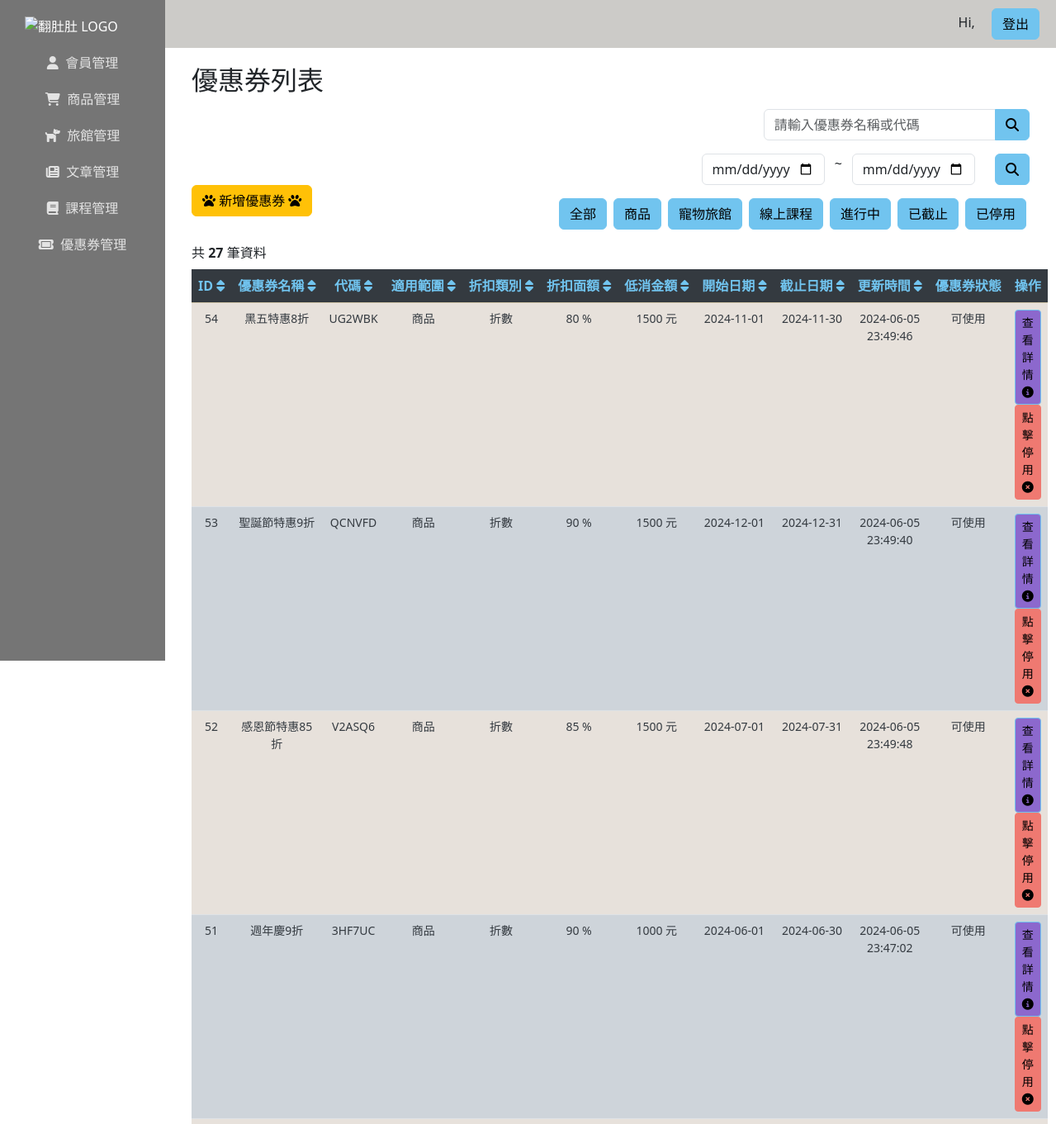
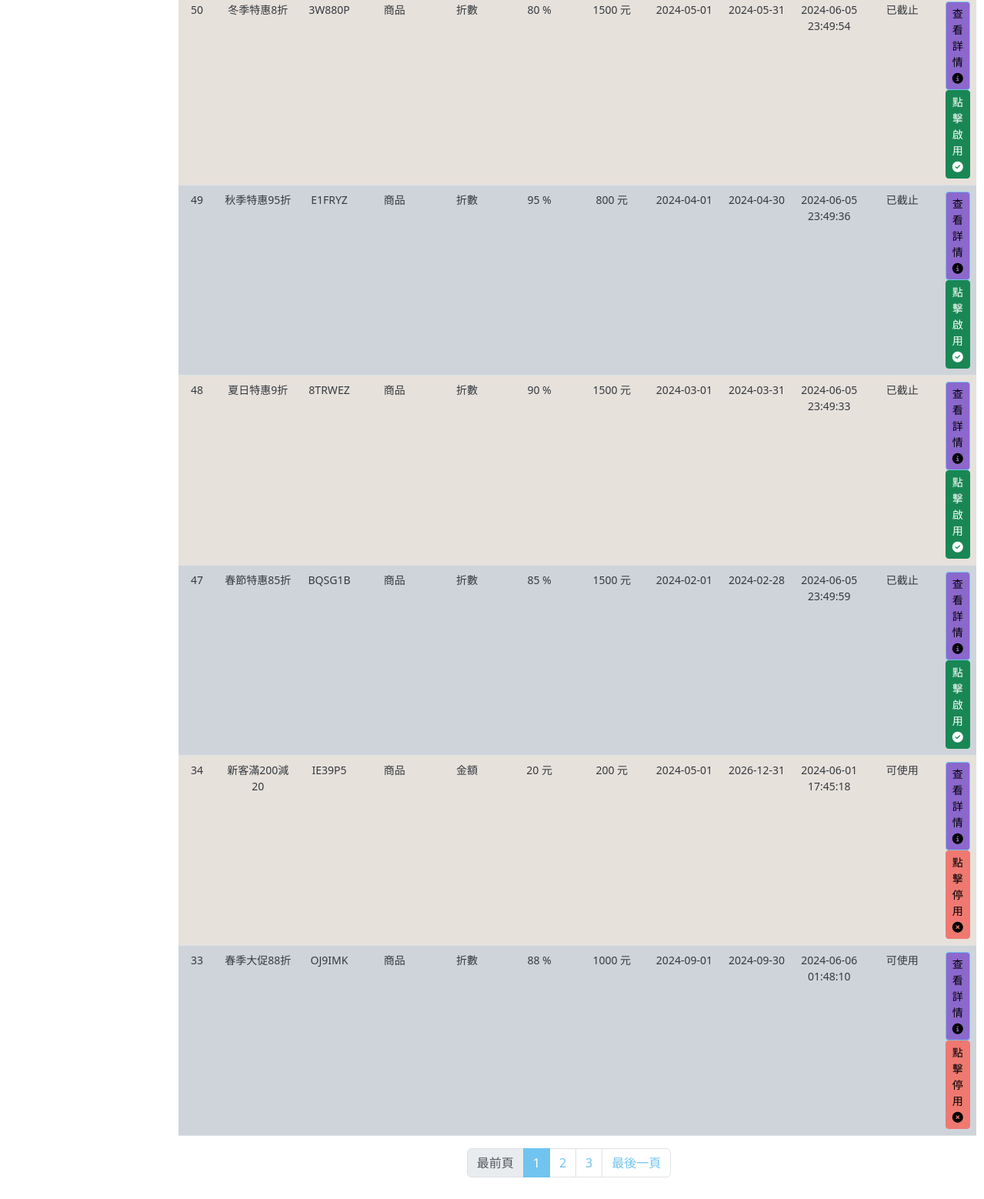
The page /coupon/coupons.php?category=1 on the database its author committed (2 pictures, top to bottom).
### tables this page shows
CREATE TABLE `coupons` (
  `id` int(6) UNSIGNED NOT NULL,
  `name` varchar(20) NOT NULL,
  `code` varchar(20) NOT NULL,
  `category` int(10) NOT NULL,
  `coupontype` varchar(10) NOT NULL,
  `value` decimal(5,0) NOT NULL,
  `description` varchar(50) NOT NULL,
  `min_limit` decimal(5,0) NOT NULL,
  `start_date` date NOT NULL,
  `end_date` date NOT NULL,
  `created_at` timestamp NOT NULL DEFAULT current_timestamp() ON UPDATE current_timestamp(),
  `status` int(5) NOT NULL DEFAULT 1
);

CREATE TABLE `coupons_category` (
  `id` int(5) NOT NULL,
  `name` varchar(20) NOT NULL
);

### coupon/coupons.php (the view, shortened to what this page needs)
<?php
require_once("../db_connect.php");
$conn->set_charset("utf8mb4");
$order_by = isset($_GET["order_by"]) ? $_GET["order_by"] : "id";
$order = isset($_GET["order"]) ? $_GET["order"] : "DESC";
$orderClause = "";
switch ($order_by) {
    case "id":
        $orderClause = "ORDER BY id " . $order;
        break;
}
$perPage = 10;
$search = isset($_GET["search"]) ? $_GET["search"] : "";
$category = isset($_GET["category"]) ? $_GET["category"] : "all";
$categoryClause = "";
if ($category != "all") {
    if ($category == "active") {
        $categoryClause = "AND status = 1 AND start_date <= NOW() AND end_date >= NOW()";
    } elseif ($category == "expired") {
        $categoryClause = "AND end_date < NOW() ";
    } elseif ($category == "inactive") {
        $categoryClause = "AND status = 0 ";
    } else {
        $categoryClause = "AND category = " . intval($category) . " ";
    }
}
$page = isset($_GET["page"]) ? $_GET["page"] : 1;
$firstItem = ($page - 1) * $perPage;
$start_date = isset($_GET["start_date"]) ? $_GET["start_date"] : "";
$end_date = isset($_GET["end_date"]) ? $_GET["end_date"] : "";
$dateClause = "";
if (!empty($search)) {
    $sql = "SELECT coupons.*, coupons_category.name AS category_name FROM coupons
    JOIN coupons_category ON coupons.category = coupons_category.id
    WHERE (coupons.name LIKE '%$search%' OR coupons.code LIKE '%$search%') $categoryClause $dateClause $orderClause LIMIT $firstItem, $perPage";
} else {
    $sql = "SELECT coupons.*, coupons_category.name AS category_name FROM coupons
    JOIN coupons_category ON coupons.category = coupons_category.id
    WHERE 1 $categoryClause $dateClause $orderClause LIMIT $firstItem, $perPage";
}
$totalCountSql = "SELECT COUNT(*) AS total FROM coupons
WHERE (coupons.name LIKE '%$search%' OR coupons.code LIKE '%$search%') $categoryClause $dateClause";
$totalCountResult = $conn->query($totalCountSql);
$totalCountRow = $totalCountResult->fetch_assoc();
$couponCount = $totalCountRow["total"];
$pageCount = ceil($couponCount / $perPage);
$result = $conn->query($sql);
$rows = $result->fetch_all(MYSQLI_ASSOC);
function getOrderLink($column, $current_order_by, $current_order)
{
    $new_order = $current_order_by == $column && $current_order == 'ASC' ? 'DESC' : 'ASC';
    return "?order_by=$column&order=$new_order";
}
?>
<!doctype html>
<html lang="en">
<head>
    <?php include("/xampp/htdocs/Fundodo/tools/common-head.php"); ?>
</head>
<body>
    <div class="d-flex">
        <?php include("/xampp/htdocs/Fundodo/dashboard/dashboard-aside.php"); ?>
        <div class="w-100">
            <?php include("/xampp/htdocs/Fundodo/dashboard/dashboard-header.php"); ?>
            <div class="db_content">
                <div class="container-fluid ">
                    <h2 class="text-start">優惠券列表</h2>
                    <form action="">
                        <div class="row my-3 justify-content-end">
                            <div class="col-md-4">
                                <div class="input-group">
                                    <input type="text" class="form-control" placeholder="請輸入優惠券名稱或代碼" name="search" value="<?= $search ?>">
                                    <button class="btn btn-primary btn" type="submit"><i class="fa-solid fa-magnifying-glass"></i></button>
                                </div>
                            </div>
                        </div>
                        <div class="row justify-content-end">
                            <div class="col-md-2">
                                <input type="date" class="form-control" name="start_date" value="<?= $start_date ?>">
                            </div>
                            ~
                            <div class="col-md-2">
                                <input type="date" class="form-control" name="end_date" value="<?= $end_date ?>">
                            </div>
                            <div class="col-md-auto">
                                <button type="submit" class="btn btn-primary"><i class="fa-solid fa-magnifying-glass"></i></button>
                            </div>
                        </div>
                        <div class="d-flex justify-content-between">
                            <div class="mb-3">
                                <a class="btn btn-warning" href="create-coupon.php"><i class="fa-solid fa-paw"></i> 新增優惠券 <i class="fa-solid fa-paw"></i></a>
                            </div>
                            <div class="d-flex justify-content-center my-3">
                                <a class="btn btn-primary mx-1" href="coupons.php?category=all">全部</a>
                                <a class="btn btn-primary mx-1" href="coupons.php?category=1">商品</a>
                                <a class="btn btn-primary mx-1" href="coupons.php?category=2">寵物旅館</a>
                                <a class="btn btn-primary mx-1" href="coupons.php?category=3">線上課程</a>
                                <a class="btn btn-primary mx-1" href="coupons.php?category=active">進行中</a>
                                <a class="btn btn-primary mx-1" href="coupons.php?category=expired">已截止</a>
                                <a class="btn btn-primary mx-1" href="coupons.php?category=inactive">已停用</a>
                            </div>
                        </div>
                    </form>
                    <div class="pb-2">
    <?php
    $searchMessage = "";
    if (!empty($searchMessage)) {
        echo $searchMessage . "共 <strong>$couponCount</strong> 筆資料";
    } else {
        echo "共 <strong>$couponCount</strong> 筆資料";
    }
    ?>
</div>
                    <div class="couponList">
                        <?php if ($result->num_rows > 0) : ?>
                            <table class="table table-1d table-hover">
                                <thead>
                                    <tr class="table-warning">
                                        <th><a href="<?= getOrderLink("id", $order_by, $order) ?>">ID <i class="fa-solid fa-sort"></i></a></th>
                                        <th><a href="<?= getOrderLink("name", $order_by, $order) ?>">優惠券名稱 <i class="fa-solid fa-sort"></i></a></th>
                                        <th><a href="<?= getOrderLink("code", $order_by, $order) ?>">代碼 <i class="fa-solid fa-sort"></i></a></th>
                                        <th><a href="<?= getOrderLink("category_name", $order_by, $order) ?>">適用範圍 <i class="fa-solid fa-sort"></i></a></th>
                                        <th><a href="<?= getOrderLink("coupontype", $order_by, $order) ?>">折扣類別 <i class="fa-solid fa-sort"></i></a></th>
                                        <th><a href="<?= getOrderLink("value", $order_by, $order) ?>">折扣面額 <i class="fa-solid fa-sort"></i></a></th>
                                        <th><a href="<?= getOrderLink("min_limit", $order_by, $order) ?>">低消金額 <i class="fa-solid fa-sort"></i></a></th>
                                        <th><a href="<?= getOrderLink("start_date", $order_by, $order) ?>">開始日期 <i class="fa-solid fa-sort"></i></a></th>
                                        <th><a href="<?= getOrderLink("end_date", $order_by, $order) ?>">截止日期 <i class="fa-solid fa-sort"></i></a></th>
                                        <th><a href="<?= getOrderLink("created_at", $order_by, $order) ?>">更新時間 <i class="fa-solid fa-sort"></i></a></th>
                                        <th class="text-center text-primary">優惠券狀態</th>
                                        <th class="text-center text-primary">操作</th>
                                    </tr>
                                </thead>
                                <tbody>
                                    <?php foreach ($rows as $coupon) : ?>
                                        <tr>
                                            <td><?= $coupon["id"] ?></td>
                                            <td><?= $coupon["name"] ?></td>
                                            <td><?= $coupon["code"] ?></td>
                                            <td><?= isset($coupon["category_name"]) ? $coupon["category_name"] : 'N/A' ?></td>
                                            <td>
                                                <?= $coupon["coupontype"] == "%折扣" ? "折數" : "金額" ?>
                                            </td>
                                            <td>
                                                <?= $coupon["coupontype"] == "%折扣" ? $coupon["value"] . " %" : $coupon["value"] . " 元" ?>
                                            </td>
                                            <td><?= $coupon["min_limit"] ?> 元</td>
                                            <td><?= $coupon["start_date"] ?></td>
                                            <td><?= $coupon["end_date"] ?></td>
                                            <td><?= $coupon["created_at"] ?></td>
                                            <td>
                                                <?php
                                                $currentDate = date('Y-m-d');
                                                if ($coupon["end_date"] < $currentDate) {
                                                    echo "已截止";
                                                } else {
                                                    echo $coupon["status"] == 1 ? "可使用" : "已停用";
                                                }
                                                ?>
                                            </td>
                                            <td>
                                                <a class=" btn1 btn btn-primary btn-sm" href="coupon.php?id=<?= $coupon["id"] ?>">查看詳情 <i class="fa-solid fa-circle-info"></i></a>
                                                <?php if ($coupon["status"] == 1 && $coupon["end_date"] >= $currentDate) : ?>
                                                    <button type="button" class="btn btn-danger btn-sm" data-bs-toggle="modal" data-bs-target="#deleteModal<?= $coupon["id"] ?>">點擊停用 <i class="fa-solid fa-circle-xmark"></i></button>
                                                <?php elseif ($coupon["status"] == 0 || $coupon["end_date"] < $currentDate) : ?>
                                                    <button type="button" class="btn btn-success btn-sm" data-bs-toggle="modal" data-bs-target="#activateModal<?= $coupon["id"] ?>">點擊啟用 <i class="fa-solid fa-circle-check"></i></button>
                                                <?php endif; ?>
                                            </td>
                                        </tr>
                                    <?php endforeach; ?>
                                </tbody>
                            </table>
                    </div>
                    <?php if ($pageCount > 1) : ?>
                        <div class="d-flex justify-content-center">
                            <nav aria-label="Page navigation example">
                                <ul class="pagination">
                                    <li class="page-item <?php if ($page == 1) echo 'disabled'; ?>">
                                        <a class="page-link" href="?page=1<?php if (isset($_GET["search"])) echo "&search=" . $_GET["search"]; ?><?= isset($_GET['category']) ? "&category=" . $_GET['category'] : '' ?>">最前頁</a>
                                    </li>
                                    <?php for ($i = 1; $i <= $pageCount; $i++) : ?>
                                        <li class="page-item <?php if ($i == $page) echo "active" ?>">
                                            <a class="page-link" href="?page=<?= $i ?><?php if (isset($_GET["search"])) echo "&search=" . $_GET["search"]; ?><?= isset($_GET['category']) ? "&category=" . $_GET['category'] : '' ?>"><?= $i ?></a>
                                        </li>
                                    <?php endfor; ?>
                                    <li class="page-item <?php if ($page == $pageCount) echo 'disabled'; ?>">
                                        <a class="page-link" href="?page=<?= $pageCount ?><?php if (isset($_GET["search"])) echo "&search=" . $_GET["search"]; ?><?= isset($_GET['category']) ? "&category=" . $_GET['category'] : '' ?>">最後一頁</a>
                                    </li>
                                </ul>
                            </nav>
                        </div>
                    <?php endif ?>
                <?php endif; ?>
                </div>
            </div>
        </div>
    </div>
</body>
</html>

### rows shown on the page
coupons: id "54", name "黑五特惠8折", code "UG2WBK", coupons_category.name "商品", coupontype "折數", value "80", min_limit "1500", start_date "2024-11-01", end_date "2024-11-30", created_at "2024-06-05 23:49:46", status "可使用"
coupons: id "53", name "聖誕節特惠9折", code "QCNVFD", coupons_category.name "商品", coupontype "折數", value "90", min_limit "1500", start_date "2024-12-01", end_date "2024-12-31", created_at "2024-06-05 23:49:40", status "可使用"
coupons: id "52", name "感恩節特惠85折", code "V2ASQ6", coupons_category.name "商品", coupontype "折數", value "85", min_limit "1500", start_date "2024-07-01", end_date "2024-07-31", created_at "2024-06-05 23:49:48", status "可使用"
coupons: id "51", name "週年慶9折", code "3HF7UC", coupons_category.name "商品", coupontype "折數", value "90", min_limit "1000", start_date "2024-06-01", end_date "2024-06-30", created_at "2024-06-05 23:47:02", status "可使用"
coupons: id "50", name "冬季特惠8折", code "3W880P", coupons_category.name "商品", coupontype "折數", value "80", min_limit "1500", start_date "2024-05-01", end_date "2024-05-31", created_at "2024-06-05 23:49:54", shows "已截止"
coupons: id "49", name "秋季特惠95折", code "E1FRYZ", coupons_category.name "商品", coupontype "折數", value "95", min_limit "800", start_date "2024-04-01", end_date "2024-04-30", created_at "2024-06-05 23:49:36", shows "已截止"
coupons: id "48", name "夏日特惠9折", code "8TRWEZ", coupons_category.name "商品", coupontype "折數", value "90", min_limit "1500", start_date "2024-03-01", end_date "2024-03-31", created_at "2024-06-05 23:49:33", shows "已截止"
coupons: id "47", name "春節特惠85折", code "BQSG1B", coupons_category.name "商品", coupontype "折數", value "85", min_limit "1500", start_date "2024-02-01", end_date "2024-02-28", created_at "2024-06-05 23:49:59", shows "已截止"
coupons: id "34", name "新客滿200減20", code "IE39P5", coupons_category.name "商品", coupontype "金額", value "20", min_limit "200", start_date "2024-05-01", end_date "2026-12-31", created_at "2024-06-01 17:45:18", status "可使用"
coupons: id "33", name "春季大促88折", code "OJ9IMK", coupons_category.name "商品", coupontype "折數", value "88", min_limit "1000", start_date "2024-09-01", end_date "2024-09-30", created_at "2024-06-06 01:48:10", status "可使用"

### other values the page prints
$couponCount "27"
